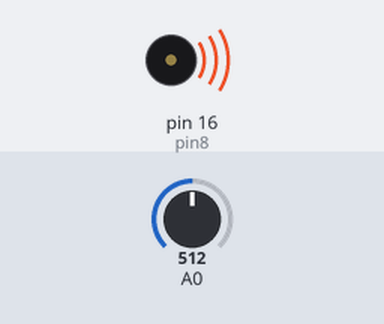
A sketch run on a simulated Arduino Uno, built with avr-gcc and run on an emulated ATmega328P. Shown: buzzer (waves = sounding). The test bench sets the inputs (shaded band); at power-on: A0 = 512. What the sketch prints to the serial monitor is not drawn.

Above: at 1.2 s.
1.3 s: A0 set to 492
At 2.5 s:
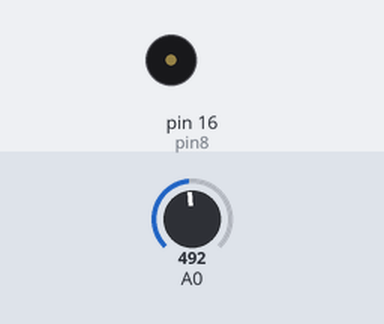
2.8 s: A0 set to 511
At 3.8 s:
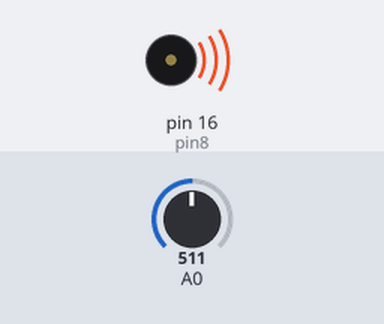
4.3 s: A0 set to 495
At 4.9 s:
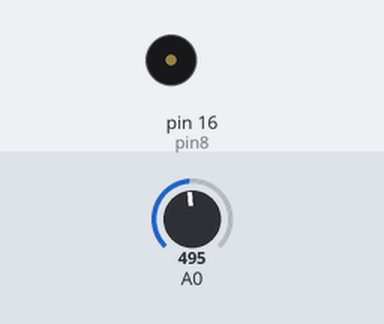
Timing chart, 0 to 7.3 s (numbered marks = the images above; inputs shaded):
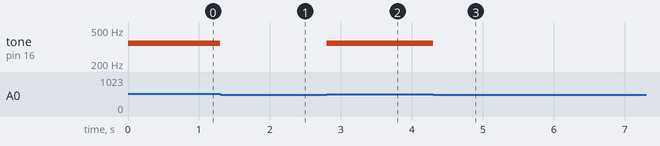

Measured:
- the behaviour switches between 505 and 504 on A0 (found by bisection; images 0 and 1)
- after the input at 1.3 s, tone on pin 16 (pin8): 349 Hz → silent at once
- after the input at 2.8 s, tone on pin 16 (pin8): silent → 349 Hz at once
- after the input at 4.3 s, tone on pin 16 (pin8): 349 Hz → silent at once

The sketch:

tutorial06.ino
```cpp
int buttons[6] = {2,2,2,2,2,2};
int notes[] = {262,294,330,349};
int pin8 = 16;
void setup() {
Serial.begin(115200);
}

void loop() {
Serial.println("Program Started");
int keyVal = analogRead(A0);
Serial.println(keyVal);
if(keyVal == 1023){
tone(pin8, notes[0]);
}
else if(keyVal >= 990 && keyVal <= 1010){
tone(pin8,notes[2]);
}
else if(keyVal >= 505 && keyVal <= 515){
tone(pin8, notes[3]);
}
else{
noTone(pin8);
}
}
```
